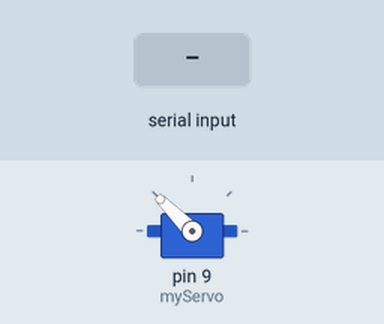
Simulated run of this sketch. Board: Arduino Uno, built with avr-gcc and run on an emulated ATmega328P. On the bench: servo. The test bench sets the inputs (shaded band).

Above: at 1.2 s.
1.3 s: "ANGLE:90\n" received over Serial
At 1.46 s:
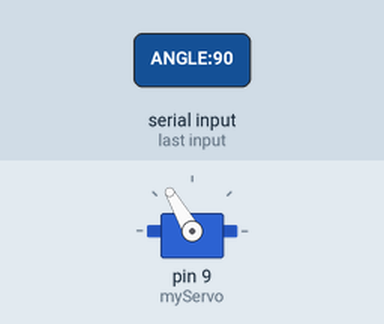
At 2.8 s:
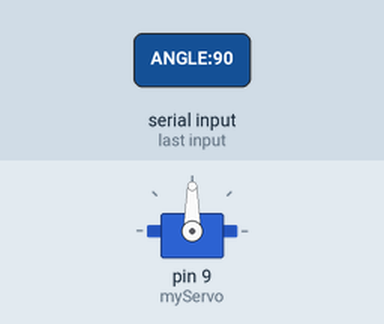
Timing chart, 0 to 4.3 s (numbered marks = the images above; inputs shaded):
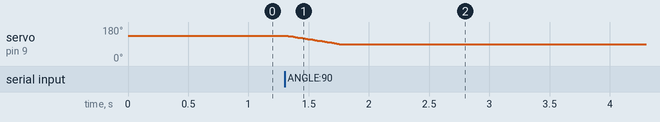

The sketch:

emgmodular.ino
```cpp
#include "funciones.h"

void setup() {
  setupServo(); // Llama a la función de configuración del servo
}

void loop() {
  processSerialInput(); // Procesa los comandos
  updateManualMode();   // Actualiza el ángulo del servo en modo manual
  updateEMGMode();      // Actualiza el ángulo del servo en modo EMG
}
```

funciones.cpp
```cpp
#include "funciones.h"
#include <Arduino.h>

Servo myServo;
int currentAngle = 135; // Ángulo inicial del servo
int targetAngle = 135;  // Ángulo objetivo en modo manual
int speed = 10;         // Velocidad del movimiento en modo manual (ms por paso)
bool manualMode = true; // Modo activo: true = Manual, false = EMG

const int emgPin = A0;      // Pin analógico del sensor EMG
const int emgThreshold = 30; // Umbral para activar movimiento
const int emgMaxValue = 1023; // Valor máximo del EMG

void setupServo() {
  Serial.begin(9600);      // Inicializa la comunicación serie
  myServo.attach(9);       // Conecta el servo al pin digital 9
  myServo.write(currentAngle); // Establece el ángulo inicial del servo
}

//Procesa los comandos recibidos por la comunicación serie.
void processSerialInput() {
  if (Serial.available() > 0) { // Comprueba si hay datos disponibles en el puerto serie
    String input = Serial.readStringUntil('\n'); // Lee la entrada hasta el salto de línea
    input.trim(); // Elimina espacios en blanco al principio y al final

    // Cambia el modo de operación basado en el comando recibido
    if (input.startsWith("MODE:")) {
      String mode = input.substring(5);
      if (mode == "MANUAL") {
        manualMode = true;
      } else if (mode == "EMG") {
        manualMode = false;
      }
    }

    // Procesa los comandos en modo manual
    if (manualMode) {
      if (input.startsWith("ANGLE:")) {
        int angle = input.substring(6).toInt(); // Extrae el ángulo del comando
        if (angle >= 45 && angle <= 135) { // Comprueba si el ángulo está en el rango permitido
          targetAngle = angle; // Establece el nuevo ángulo objetivo
        }
      } else if (input.startsWith("SPEED:")) {
        int newSpeed = input.substring(6).toInt(); // Extrae la velocidad del comando
        if (newSpeed > 0) { // Comprueba si la velocidad es válida
          speed = newSpeed; // Establece la nueva velocidad
        }
      }
    }
  }
}

//Actualiza el ángulo del servo en modo manual de forma suave.
void updateManualMode() {
  if (manualMode && currentAngle != targetAngle) {
    if (currentAngle < targetAngle) {
      currentAngle++; // Incrementa el ángulo actual
    } else if (currentAngle > targetAngle) {
      currentAngle--; // Decrementa el ángulo actual
    }
    myServo.write(currentAngle); // Actualiza el ángulo del servo
    delay(speed); // Espera un tiempo determinado por la velocidad
  }
}

//Actualiza el ángulo del servo basado en las señales del sensor EMG.
void updateEMGMode() {
  if (!manualMode) {
    int emgValue = analogRead(emgPin); // Lee el valor del sensor EMG

    if (emgValue > emgThreshold) { // Comprueba si el valor EMG supera el umbral
      // Escala el valor EMG a un rango de 45° a 135°
      int newAngle = map(emgValue, emgThreshold, emgMaxValue, 45, 135);
      newAngle = constrain(newAngle, 45, 135); // Asegura que el ángulo esté dentro del rango permitido
      myServo.write(newAngle); // Actualiza el ángulo del servo
      delay(10); // Espera un corto período antes de la siguiente lectura
    }
  }
}
```

funciones.h
```cpp
#ifndef FUNCIONES_H
#define FUNCIONES_H

#include <Servo.h>

// Declaración de variables globales
extern Servo myServo;
extern int currentAngle;
extern int targetAngle;
extern int speed;
extern bool manualMode;

// Constantes para el sensor EMG
extern const int emgPin;
extern const int emgThreshold;
extern const int emgMaxValue;

// Declaración de funciones
void setupServo();        // Configuración inicial del servo y del puerto serie
void processSerialInput(); // Procesamiento de los comandos recibidos por serie
void updateManualMode();   // Actualización del ángulo del servo en modo manual
void updateEMGMode();      // Actualización del ángulo del servo en modo EMG

#endif // FUNCIONES_H
```

Measured:
- after the input at 1.3 s, servo on pin 9 (myServo): moves from 135° to 90° over 0.44 s, starting at once
